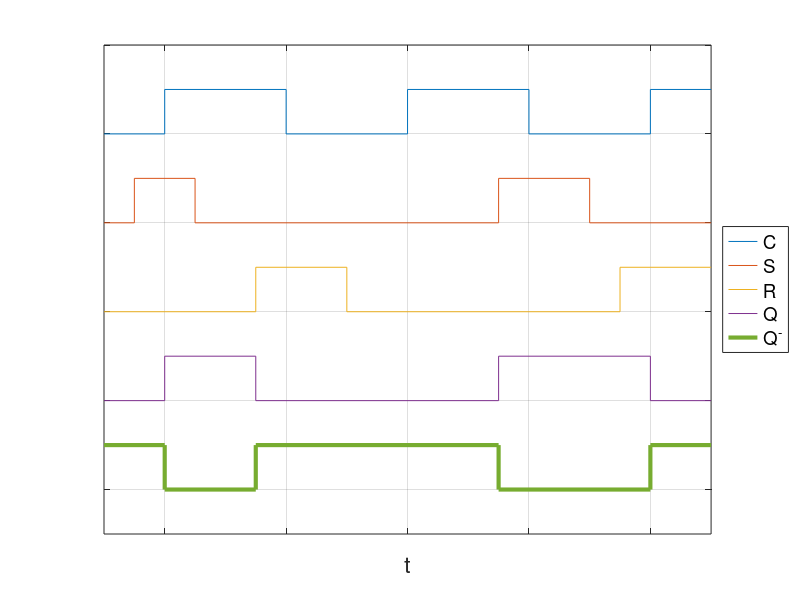

The MATLAB script that drew this image:
close all
clear all

t1=[0 1 1  3 3  5 5  7 7  9 9 10]+1;
C=[0 0 1 1 0 0 1 1 0 0 1 1];

t2=[0 0.5 0.5 1.5 1.5 6.5 6.5 8 8 10]+1;
S=[0 0 1 1 0 0 1 1 0 0]-2;

t3=[0 2.5 2.5 4 4 8.5 8.5 10]+1;
R=[0 0 1 1 0 0 1 1]-4;

t4=[0 1 1 2.5 2.5 6.5 6.5 9 9  10]+1;
Q=[0 0 1 1 0 0 1 1 0 0]-6;
Q_=[1 1 0 0 1 1 0 0 1 1]-8;

plot(t1,C,t2,S,t3,R,t4,Q,t4,Q_,'LineWidth',3)
set(gca,'Fontsize',15)
set(gca,'YTickLabel',{}) 
set(gca,'XTickLabel',{}) 
grid on
xlabel('t')
ylim([-9 2])
legend('C','S','R','Q','Q^-','Location','EastOutside')
xlim([1 11])
